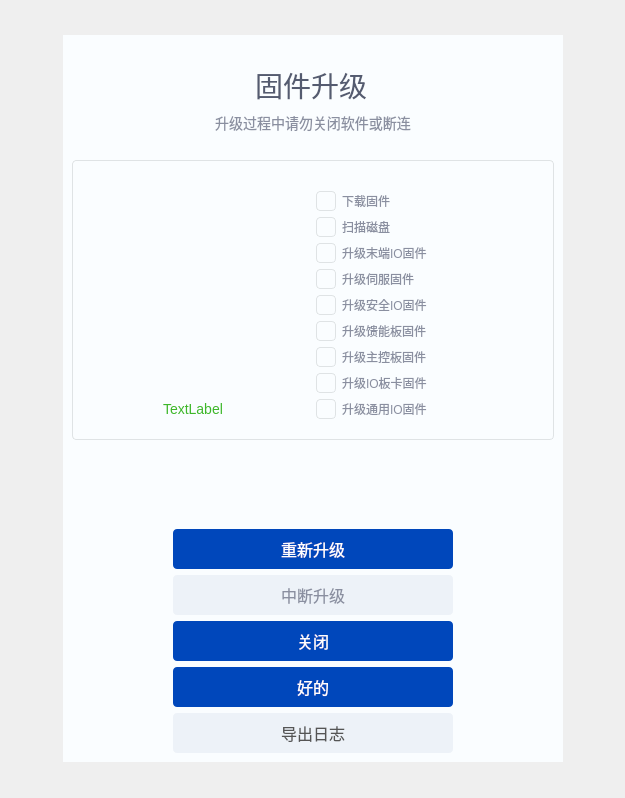
<?xml version="1.0" encoding="UTF-8"?>
<ui version="4.0">
 <class>Upgrade2Widget</class>
 <widget class="QWidget" name="Upgrade2Widget">
  <property name="geometry">
   <rect>
    <x>0</x>
    <y>0</y>
    <width>625</width>
    <height>798</height>
   </rect>
  </property>
  <property name="sizePolicy">
   <sizepolicy hsizetype="Expanding" vsizetype="Fixed">
    <horstretch>0</horstretch>
    <verstretch>0</verstretch>
   </sizepolicy>
  </property>
  <property name="minimumSize">
   <size>
    <width>500</width>
    <height>400</height>
   </size>
  </property>
  <property name="windowTitle">
   <string>Form</string>
  </property>
  <property name="styleSheet">
   <string notr="true"/>
  </property>
  <layout class="QGridLayout" name="gridLayout_2">
   <item row="1" column="2">
    <spacer name="horizontalSpacer_4">
     <property name="orientation">
      <enum>Qt::Horizontal</enum>
     </property>
     <property name="sizeHint" stdset="0">
      <size>
       <width>40</width>
       <height>20</height>
      </size>
     </property>
    </spacer>
   </item>
   <item row="1" column="0">
    <spacer name="horizontalSpacer_3">
     <property name="orientation">
      <enum>Qt::Horizontal</enum>
     </property>
     <property name="sizeHint" stdset="0">
      <size>
       <width>40</width>
       <height>20</height>
      </size>
     </property>
    </spacer>
   </item>
   <item row="1" column="1">
    <widget class="QWidget" name="widgetBox" native="true">
     <property name="minimumSize">
      <size>
       <width>500</width>
       <height>400</height>
      </size>
     </property>
     <property name="styleSheet">
      <string notr="true">background-color: #FAFDFF;
color:rgba(138,143,160,1);</string>
     </property>
     <layout class="QVBoxLayout" name="verticalLayout_2">
      <item>
       <layout class="QHBoxLayout" name="horizontalLayout">
        <item alignment="Qt::AlignHCenter|Qt::AlignBottom">
         <widget class="QLabel" name="label">
          <property name="sizePolicy">
           <sizepolicy hsizetype="Preferred" vsizetype="Fixed">
            <horstretch>0</horstretch>
            <verstretch>0</verstretch>
           </sizepolicy>
          </property>
          <property name="minimumSize">
           <size>
            <width>130</width>
            <height>60</height>
           </size>
          </property>
          <property name="sizeIncrement">
           <size>
            <width>0</width>
            <height>0</height>
           </size>
          </property>
          <property name="font">
           <font>
            <pointsize>-1</pointsize>
           </font>
          </property>
          <property name="styleSheet">
           <string notr="true">color:rgba(84,91,112,1);
font-size:28px;
padding-top:20px;</string>
          </property>
          <property name="text">
           <string>固件升级</string>
          </property>
         </widget>
        </item>
       </layout>
      </item>
      <item>
       <layout class="QVBoxLayout" name="verticalLayout">
        <property name="bottomMargin">
         <number>0</number>
        </property>
        <item alignment="Qt::AlignHCenter">
         <widget class="QLabel" name="label_2">
          <property name="minimumSize">
           <size>
            <width>390</width>
            <height>0</height>
           </size>
          </property>
          <property name="styleSheet">
           <string notr="true">font-size:14px;</string>
          </property>
          <property name="text">
           <string>升级过程中请勿关闭软件或断连</string>
          </property>
          <property name="alignment">
           <set>Qt::AlignCenter</set>
          </property>
          <property name="wordWrap">
           <bool>true</bool>
          </property>
         </widget>
        </item>
        <item>
         <spacer name="verticalSpacer_2">
          <property name="orientation">
           <enum>Qt::Vertical</enum>
          </property>
          <property name="sizeType">
           <enum>QSizePolicy::Fixed</enum>
          </property>
          <property name="sizeHint" stdset="0">
           <size>
            <width>20</width>
            <height>20</height>
           </size>
          </property>
         </spacer>
        </item>
        <item>
         <widget class="QWidget" name="widget" native="true">
          <property name="sizePolicy">
           <sizepolicy hsizetype="Expanding" vsizetype="Preferred">
            <horstretch>0</horstretch>
            <verstretch>0</verstretch>
           </sizepolicy>
          </property>
          <property name="minimumSize">
           <size>
            <width>400</width>
            <height>280</height>
           </size>
          </property>
          <property name="maximumSize">
           <size>
            <width>16777215</width>
            <height>280</height>
           </size>
          </property>
          <property name="styleSheet">
           <string notr="true">QWidget{
  border-radius: 4px;
  border: 0.5px solid #dfe3e5;
}</string>
          </property>
          <layout class="QGridLayout" name="gridLayout_4">
           <property name="leftMargin">
            <number>4</number>
           </property>
           <property name="topMargin">
            <number>10</number>
           </property>
           <property name="rightMargin">
            <number>4</number>
           </property>
           <property name="bottomMargin">
            <number>0</number>
           </property>
           <item row="1" column="1">
            <layout class="QHBoxLayout" name="horizontalLayout_4">
             <property name="rightMargin">
              <number>0</number>
             </property>
             <property name="bottomMargin">
              <number>0</number>
             </property>
             <item>
              <layout class="QVBoxLayout" name="verticalLayout_3">
               <property name="bottomMargin">
                <number>0</number>
               </property>
               <item alignment="Qt::AlignHCenter">
                <widget class="QWidget" name="roundProgressBarWidget" native="true">
                 <property name="sizePolicy">
                  <sizepolicy hsizetype="Preferred" vsizetype="Preferred">
                   <horstretch>0</horstretch>
                   <verstretch>0</verstretch>
                  </sizepolicy>
                 </property>
                 <property name="minimumSize">
                  <size>
                   <width>160</width>
                   <height>160</height>
                  </size>
                 </property>
                 <property name="maximumSize">
                  <size>
                   <width>160</width>
                   <height>160</height>
                  </size>
                 </property>
                 <property name="styleSheet">
                  <string notr="true">border:none;

</string>
                 </property>
                 <layout class="QGridLayout" name="gridLayout_5">
                  <property name="leftMargin">
                   <number>0</number>
                  </property>
                  <property name="topMargin">
                   <number>0</number>
                  </property>
                  <property name="rightMargin">
                   <number>0</number>
                  </property>
                  <property name="bottomMargin">
                   <number>0</number>
                  </property>
                 </layout>
                </widget>
               </item>
               <item>
                <widget class="QLabel" name="labelAllUpgradeStatus">
                 <property name="sizePolicy">
                  <sizepolicy hsizetype="Expanding" vsizetype="Preferred">
                   <horstretch>0</horstretch>
                   <verstretch>0</verstretch>
                  </sizepolicy>
                 </property>
                 <property name="minimumSize">
                  <size>
                   <width>160</width>
                   <height>30</height>
                  </size>
                 </property>
                 <property name="maximumSize">
                  <size>
                   <width>16777215</width>
                   <height>40</height>
                  </size>
                 </property>
                 <property name="font">
                  <font>
                   <pointsize>-1</pointsize>
                  </font>
                 </property>
                 <property name="styleSheet">
                  <string notr="true">color:rgba(84,91,112,1);
border: none;
font-size:18px;</string>
                 </property>
                 <property name="text">
                  <string/>
                 </property>
                 <property name="alignment">
                  <set>Qt::AlignCenter</set>
                 </property>
                </widget>
               </item>
               <item alignment="Qt::AlignHCenter">
                <widget class="QLabel" name="labelUpdateDiskStatus">
                 <property name="sizePolicy">
                  <sizepolicy hsizetype="Preferred" vsizetype="Fixed">
                   <horstretch>0</horstretch>
                   <verstretch>0</verstretch>
                  </sizepolicy>
                 </property>
                 <property name="minimumSize">
                  <size>
                   <width>0</width>
                   <height>20</height>
                  </size>
                 </property>
                 <property name="styleSheet">
                  <string notr="true">border:none;
color: rgba(62,183,42,1);
font-size:14px;</string>
                 </property>
                 <property name="text">
                  <string>TextLabel</string>
                 </property>
                 <property name="alignment">
                  <set>Qt::AlignLeading|Qt::AlignLeft|Qt::AlignVCenter</set>
                 </property>
                </widget>
               </item>
              </layout>
             </item>
             <item>
              <layout class="QGridLayout" name="gridLayout">
               <property name="rightMargin">
                <number>20</number>
               </property>
               <item row="1" column="1">
                <widget class="QLabel" name="labelDiskCheck">
                 <property name="sizePolicy">
                  <sizepolicy hsizetype="Expanding" vsizetype="Preferred">
                   <horstretch>0</horstretch>
                   <verstretch>0</verstretch>
                  </sizepolicy>
                 </property>
                 <property name="font">
                  <font>
                   <pointsize>-1</pointsize>
                  </font>
                 </property>
                 <property name="styleSheet">
                  <string notr="true">border: none;
font-size:12px;</string>
                 </property>
                 <property name="text">
                  <string>扫描磁盘</string>
                 </property>
                </widget>
               </item>
               <item row="8" column="0">
                <widget class="QLabel" name="labelUnIOIcon">
                 <property name="sizePolicy">
                  <sizepolicy hsizetype="Fixed" vsizetype="Fixed">
                   <horstretch>0</horstretch>
                   <verstretch>0</verstretch>
                  </sizepolicy>
                 </property>
                 <property name="minimumSize">
                  <size>
                   <width>20</width>
                   <height>20</height>
                  </size>
                 </property>
                 <property name="maximumSize">
                  <size>
                   <width>20</width>
                   <height>20</height>
                  </size>
                 </property>
                 <property name="styleSheet">
                  <string notr="true">border-image: url(:/image/images2/Icon_do_disable.png);</string>
                 </property>
                 <property name="text">
                  <string/>
                 </property>
                </widget>
               </item>
               <item row="1" column="0">
                <widget class="QLabel" name="labelDiskCheckIcon">
                 <property name="sizePolicy">
                  <sizepolicy hsizetype="Fixed" vsizetype="Fixed">
                   <horstretch>0</horstretch>
                   <verstretch>0</verstretch>
                  </sizepolicy>
                 </property>
                 <property name="minimumSize">
                  <size>
                   <width>20</width>
                   <height>20</height>
                  </size>
                 </property>
                 <property name="maximumSize">
                  <size>
                   <width>20</width>
                   <height>20</height>
                  </size>
                 </property>
                 <property name="styleSheet">
                  <string notr="true">border-image: url(:/image/images2/Icon_do_disable.png);</string>
                 </property>
                 <property name="text">
                  <string/>
                 </property>
                </widget>
               </item>
               <item row="8" column="1">
                <widget class="QLabel" name="labelUnIO">
                 <property name="sizePolicy">
                  <sizepolicy hsizetype="Expanding" vsizetype="Preferred">
                   <horstretch>0</horstretch>
                   <verstretch>0</verstretch>
                  </sizepolicy>
                 </property>
                 <property name="font">
                  <font>
                   <pointsize>-1</pointsize>
                  </font>
                 </property>
                 <property name="styleSheet">
                  <string notr="true">border: none;
font-size:12px;</string>
                 </property>
                 <property name="text">
                  <string>升级通用IO固件</string>
                 </property>
                </widget>
               </item>
               <item row="7" column="1">
                <widget class="QLabel" name="labelIOFirmware">
                 <property name="sizePolicy">
                  <sizepolicy hsizetype="Expanding" vsizetype="Preferred">
                   <horstretch>0</horstretch>
                   <verstretch>0</verstretch>
                  </sizepolicy>
                 </property>
                 <property name="font">
                  <font>
                   <pointsize>-1</pointsize>
                  </font>
                 </property>
                 <property name="styleSheet">
                  <string notr="true">border: none;
font-size:12px;</string>
                 </property>
                 <property name="text">
                  <string>升级IO板卡固件</string>
                 </property>
                </widget>
               </item>
               <item row="7" column="0">
                <widget class="QLabel" name="labelIOFirmwareIcon">
                 <property name="sizePolicy">
                  <sizepolicy hsizetype="Fixed" vsizetype="Fixed">
                   <horstretch>0</horstretch>
                   <verstretch>0</verstretch>
                  </sizepolicy>
                 </property>
                 <property name="minimumSize">
                  <size>
                   <width>20</width>
                   <height>20</height>
                  </size>
                 </property>
                 <property name="maximumSize">
                  <size>
                   <width>20</width>
                   <height>20</height>
                  </size>
                 </property>
                 <property name="styleSheet">
                  <string notr="true">border-image: url(:/image/images2/Icon_do_disable.png);</string>
                 </property>
                 <property name="text">
                  <string/>
                 </property>
                </widget>
               </item>
               <item row="0" column="1">
                <widget class="QLabel" name="labelDownloadFirmware">
                 <property name="sizePolicy">
                  <sizepolicy hsizetype="Expanding" vsizetype="Preferred">
                   <horstretch>0</horstretch>
                   <verstretch>0</verstretch>
                  </sizepolicy>
                 </property>
                 <property name="maximumSize">
                  <size>
                   <width>16777215</width>
                   <height>20</height>
                  </size>
                 </property>
                 <property name="font">
                  <font>
                   <pointsize>-1</pointsize>
                  </font>
                 </property>
                 <property name="styleSheet">
                  <string notr="true">font-size:12px;
border: none;</string>
                 </property>
                 <property name="text">
                  <string>下载固件</string>
                 </property>
                </widget>
               </item>
               <item row="0" column="0">
                <widget class="QLabel" name="labelDownloadFirmwareIcon">
                 <property name="sizePolicy">
                  <sizepolicy hsizetype="Fixed" vsizetype="Fixed">
                   <horstretch>0</horstretch>
                   <verstretch>0</verstretch>
                  </sizepolicy>
                 </property>
                 <property name="minimumSize">
                  <size>
                   <width>20</width>
                   <height>20</height>
                  </size>
                 </property>
                 <property name="maximumSize">
                  <size>
                   <width>20</width>
                   <height>20</height>
                  </size>
                 </property>
                 <property name="styleSheet">
                  <string notr="true">border-image: url(:/image/images2/Icon_do_disable.png);</string>
                 </property>
                 <property name="text">
                  <string/>
                 </property>
                </widget>
               </item>
               <item row="2" column="1">
                <widget class="QLabel" name="labelTerminal">
                 <property name="sizePolicy">
                  <sizepolicy hsizetype="Expanding" vsizetype="Preferred">
                   <horstretch>0</horstretch>
                   <verstretch>0</verstretch>
                  </sizepolicy>
                 </property>
                 <property name="font">
                  <font>
                   <pointsize>-1</pointsize>
                  </font>
                 </property>
                 <property name="styleSheet">
                  <string notr="true">border: none;
font-size:12px;</string>
                 </property>
                 <property name="text">
                  <string>升级末端IO固件</string>
                 </property>
                </widget>
               </item>
               <item row="2" column="0">
                <widget class="QLabel" name="labelTerminalIcon">
                 <property name="sizePolicy">
                  <sizepolicy hsizetype="Fixed" vsizetype="Fixed">
                   <horstretch>0</horstretch>
                   <verstretch>0</verstretch>
                  </sizepolicy>
                 </property>
                 <property name="minimumSize">
                  <size>
                   <width>20</width>
                   <height>20</height>
                  </size>
                 </property>
                 <property name="maximumSize">
                  <size>
                   <width>20</width>
                   <height>20</height>
                  </size>
                 </property>
                 <property name="styleSheet">
                  <string notr="true">border-image: url(:/image/images2/Icon_do_disable.png);</string>
                 </property>
                 <property name="text">
                  <string/>
                 </property>
                </widget>
               </item>
               <item row="3" column="1">
                <widget class="QLabel" name="labelServo">
                 <property name="sizePolicy">
                  <sizepolicy hsizetype="Expanding" vsizetype="Preferred">
                   <horstretch>0</horstretch>
                   <verstretch>0</verstretch>
                  </sizepolicy>
                 </property>
                 <property name="font">
                  <font>
                   <pointsize>-1</pointsize>
                  </font>
                 </property>
                 <property name="styleSheet">
                  <string notr="true">border: none;
font-size:12px;</string>
                 </property>
                 <property name="text">
                  <string>升级伺服固件</string>
                 </property>
                </widget>
               </item>
               <item row="3" column="0">
                <widget class="QLabel" name="labelServoIcon">
                 <property name="sizePolicy">
                  <sizepolicy hsizetype="Fixed" vsizetype="Fixed">
                   <horstretch>0</horstretch>
                   <verstretch>0</verstretch>
                  </sizepolicy>
                 </property>
                 <property name="minimumSize">
                  <size>
                   <width>20</width>
                   <height>20</height>
                  </size>
                 </property>
                 <property name="maximumSize">
                  <size>
                   <width>20</width>
                   <height>20</height>
                  </size>
                 </property>
                 <property name="styleSheet">
                  <string notr="true">border-image: url(:/image/images2/Icon_do_disable.png);</string>
                 </property>
                 <property name="text">
                  <string/>
                 </property>
                </widget>
               </item>
               <item row="6" column="0">
                <widget class="QLabel" name="labelMainControlIcon">
                 <property name="sizePolicy">
                  <sizepolicy hsizetype="Fixed" vsizetype="Fixed">
                   <horstretch>0</horstretch>
                   <verstretch>0</verstretch>
                  </sizepolicy>
                 </property>
                 <property name="minimumSize">
                  <size>
                   <width>20</width>
                   <height>20</height>
                  </size>
                 </property>
                 <property name="maximumSize">
                  <size>
                   <width>20</width>
                   <height>20</height>
                  </size>
                 </property>
                 <property name="styleSheet">
                  <string notr="true">border-image: url(:/image/images2/Icon_do_disable.png);</string>
                 </property>
                 <property name="text">
                  <string/>
                 </property>
                </widget>
               </item>
               <item row="6" column="1">
                <widget class="QLabel" name="labelMainControl">
                 <property name="sizePolicy">
                  <sizepolicy hsizetype="Expanding" vsizetype="Preferred">
                   <horstretch>0</horstretch>
                   <verstretch>0</verstretch>
                  </sizepolicy>
                 </property>
                 <property name="font">
                  <font>
                   <pointsize>-1</pointsize>
                  </font>
                 </property>
                 <property name="styleSheet">
                  <string notr="true">border: none;
font-size:12px;</string>
                 </property>
                 <property name="text">
                  <string>升级主控板固件</string>
                 </property>
                </widget>
               </item>
               <item row="5" column="1">
                <widget class="QLabel" name="labelFeedback">
                 <property name="sizePolicy">
                  <sizepolicy hsizetype="Expanding" vsizetype="Preferred">
                   <horstretch>0</horstretch>
                   <verstretch>0</verstretch>
                  </sizepolicy>
                 </property>
                 <property name="font">
                  <font>
                   <pointsize>-1</pointsize>
                  </font>
                 </property>
                 <property name="styleSheet">
                  <string notr="true">border: none;
font-size:12px;</string>
                 </property>
                 <property name="text">
                  <string>升级馈能板固件</string>
                 </property>
                </widget>
               </item>
               <item row="4" column="1">
                <widget class="QLabel" name="labelSafeIO">
                 <property name="sizePolicy">
                  <sizepolicy hsizetype="Expanding" vsizetype="Preferred">
                   <horstretch>0</horstretch>
                   <verstretch>0</verstretch>
                  </sizepolicy>
                 </property>
                 <property name="font">
                  <font>
                   <pointsize>-1</pointsize>
                  </font>
                 </property>
                 <property name="styleSheet">
                  <string notr="true">border: none;
font-size:12px;</string>
                 </property>
                 <property name="text">
                  <string>升级安全IO固件</string>
                 </property>
                </widget>
               </item>
               <item row="5" column="0">
                <widget class="QLabel" name="labelFeedbackIcon">
                 <property name="sizePolicy">
                  <sizepolicy hsizetype="Fixed" vsizetype="Fixed">
                   <horstretch>0</horstretch>
                   <verstretch>0</verstretch>
                  </sizepolicy>
                 </property>
                 <property name="minimumSize">
                  <size>
                   <width>20</width>
                   <height>20</height>
                  </size>
                 </property>
                 <property name="maximumSize">
                  <size>
                   <width>20</width>
                   <height>20</height>
                  </size>
                 </property>
                 <property name="styleSheet">
                  <string notr="true">border-image: url(:/image/images2/Icon_do_disable.png);</string>
                 </property>
                 <property name="text">
                  <string/>
                 </property>
                </widget>
               </item>
               <item row="4" column="0">
                <widget class="QLabel" name="labelSafeIOIcon">
                 <property name="sizePolicy">
                  <sizepolicy hsizetype="Fixed" vsizetype="Fixed">
                   <horstretch>0</horstretch>
                   <verstretch>0</verstretch>
                  </sizepolicy>
                 </property>
                 <property name="minimumSize">
                  <size>
                   <width>20</width>
                   <height>20</height>
                  </size>
                 </property>
                 <property name="maximumSize">
                  <size>
                   <width>20</width>
                   <height>20</height>
                  </size>
                 </property>
                 <property name="styleSheet">
                  <string notr="true">border-image: url(:/image/images2/Icon_do_disable.png);</string>
                 </property>
                 <property name="text">
                  <string/>
                 </property>
                </widget>
               </item>
              </layout>
             </item>
            </layout>
           </item>
          </layout>
         </widget>
        </item>
        <item>
         <spacer name="verticalSpacer_3">
          <property name="orientation">
           <enum>Qt::Vertical</enum>
          </property>
          <property name="sizeType">
           <enum>QSizePolicy::Fixed</enum>
          </property>
          <property name="sizeHint" stdset="0">
           <size>
            <width>20</width>
            <height>15</height>
           </size>
          </property>
         </spacer>
        </item>
        <item>
         <layout class="QHBoxLayout" name="horizontalLayout_3">
          <property name="bottomMargin">
           <number>0</number>
          </property>
          <item>
           <spacer name="horizontalSpacer">
            <property name="orientation">
             <enum>Qt::Horizontal</enum>
            </property>
            <property name="sizeType">
             <enum>QSizePolicy::Fixed</enum>
            </property>
            <property name="sizeHint" stdset="0">
             <size>
              <width>0</width>
              <height>20</height>
             </size>
            </property>
           </spacer>
          </item>
          <item alignment="Qt::AlignHCenter">
           <widget class="QLabel" name="labelWarningIcon">
            <property name="minimumSize">
             <size>
              <width>32</width>
              <height>32</height>
             </size>
            </property>
            <property name="maximumSize">
             <size>
              <width>32</width>
              <height>32</height>
             </size>
            </property>
            <property name="styleSheet">
             <string notr="true">border-image: url(:/image/images2/icon_warning.png);
color: gray;</string>
            </property>
            <property name="text">
             <string/>
            </property>
           </widget>
          </item>
          <item>
           <widget class="QLabel" name="labelWarningStatus">
            <property name="minimumSize">
             <size>
              <width>345</width>
              <height>0</height>
             </size>
            </property>
            <property name="font">
             <font>
              <pointsize>-1</pointsize>
              <weight>43</weight>
              <bold>false</bold>
             </font>
            </property>
            <property name="styleSheet">
             <string notr="true">font-size:16px;
font-weight: 350;</string>
            </property>
            <property name="text">
             <string/>
            </property>
            <property name="wordWrap">
             <bool>true</bool>
            </property>
           </widget>
          </item>
          <item>
           <spacer name="horizontalSpacer_2">
            <property name="orientation">
             <enum>Qt::Horizontal</enum>
            </property>
            <property name="sizeType">
             <enum>QSizePolicy::Expanding</enum>
            </property>
            <property name="sizeHint" stdset="0">
             <size>
              <width>0</width>
              <height>20</height>
             </size>
            </property>
           </spacer>
          </item>
         </layout>
        </item>
        <item>
         <spacer name="verticalSpacer_4">
          <property name="orientation">
           <enum>Qt::Vertical</enum>
          </property>
          <property name="sizeType">
           <enum>QSizePolicy::Maximum</enum>
          </property>
          <property name="sizeHint" stdset="0">
           <size>
            <width>20</width>
            <height>30</height>
           </size>
          </property>
         </spacer>
        </item>
        <item alignment="Qt::AlignHCenter">
         <widget class="QPushButton" name="btnRestart">
          <property name="sizePolicy">
           <sizepolicy hsizetype="Fixed" vsizetype="Fixed">
            <horstretch>0</horstretch>
            <verstretch>0</verstretch>
           </sizepolicy>
          </property>
          <property name="minimumSize">
           <size>
            <width>280</width>
            <height>40</height>
           </size>
          </property>
          <property name="maximumSize">
           <size>
            <width>280</width>
            <height>40</height>
           </size>
          </property>
          <property name="styleSheet">
           <string notr="true">    background: #0047bb;
    border-radius: 4px;
    color: rgb(255, 255, 255);
    font-size: 16px;</string>
          </property>
          <property name="text">
           <string>重新升级</string>
          </property>
         </widget>
        </item>
        <item alignment="Qt::AlignHCenter">
         <widget class="QPushButton" name="btnInterrupt">
          <property name="sizePolicy">
           <sizepolicy hsizetype="Fixed" vsizetype="Fixed">
            <horstretch>0</horstretch>
            <verstretch>0</verstretch>
           </sizepolicy>
          </property>
          <property name="minimumSize">
           <size>
            <width>280</width>
            <height>40</height>
           </size>
          </property>
          <property name="maximumSize">
           <size>
            <width>280</width>
            <height>40</height>
           </size>
          </property>
          <property name="styleSheet">
           <string notr="true">background: #edf2f8;
border-radius: 4px;
color: #8A8FA0;
font-size: 16px;</string>
          </property>
          <property name="text">
           <string>中断升级</string>
          </property>
         </widget>
        </item>
        <item alignment="Qt::AlignHCenter">
         <widget class="QPushButton" name="btnDownClose">
          <property name="sizePolicy">
           <sizepolicy hsizetype="Fixed" vsizetype="Fixed">
            <horstretch>0</horstretch>
            <verstretch>0</verstretch>
           </sizepolicy>
          </property>
          <property name="minimumSize">
           <size>
            <width>280</width>
            <height>40</height>
           </size>
          </property>
          <property name="maximumSize">
           <size>
            <width>280</width>
            <height>40</height>
           </size>
          </property>
          <property name="styleSheet">
           <string notr="true">    background: #0047bb;
    border-radius: 4px;
    color: rgb(255, 255, 255);
    font-size: 16px;</string>
          </property>
          <property name="text">
           <string>关闭</string>
          </property>
         </widget>
        </item>
        <item alignment="Qt::AlignHCenter">
         <widget class="QPushButton" name="btnOK">
          <property name="sizePolicy">
           <sizepolicy hsizetype="Fixed" vsizetype="Fixed">
            <horstretch>0</horstretch>
            <verstretch>0</verstretch>
           </sizepolicy>
          </property>
          <property name="minimumSize">
           <size>
            <width>280</width>
            <height>40</height>
           </size>
          </property>
          <property name="maximumSize">
           <size>
            <width>280</width>
            <height>40</height>
           </size>
          </property>
          <property name="styleSheet">
           <string notr="true">    background: #0047bb;
    border-radius: 4px;
    color: rgb(255, 255, 255);
    font-size: 16px;</string>
          </property>
          <property name="text">
           <string>好的</string>
          </property>
         </widget>
        </item>
        <item alignment="Qt::AlignHCenter">
         <widget class="QPushButton" name="btnExportLog">
          <property name="sizePolicy">
           <sizepolicy hsizetype="Fixed" vsizetype="Fixed">
            <horstretch>0</horstretch>
            <verstretch>0</verstretch>
           </sizepolicy>
          </property>
          <property name="minimumSize">
           <size>
            <width>280</width>
            <height>40</height>
           </size>
          </property>
          <property name="maximumSize">
           <size>
            <width>280</width>
            <height>40</height>
           </size>
          </property>
          <property name="styleSheet">
           <string notr="true">background-color: rgb(237, 242, 248);
border-radius: 4px;
color: rgb(85, 85, 85);
font-size: 16px;</string>
          </property>
          <property name="text">
           <string>导出日志</string>
          </property>
         </widget>
        </item>
       </layout>
      </item>
     </layout>
    </widget>
   </item>
   <item row="0" column="1">
    <spacer name="verticalSpacer">
     <property name="orientation">
      <enum>Qt::Vertical</enum>
     </property>
     <property name="sizeHint" stdset="0">
      <size>
       <width>20</width>
       <height>40</height>
      </size>
     </property>
    </spacer>
   </item>
   <item row="2" column="1">
    <spacer name="verticalSpacer_6">
     <property name="orientation">
      <enum>Qt::Vertical</enum>
     </property>
     <property name="sizeHint" stdset="0">
      <size>
       <width>20</width>
       <height>40</height>
      </size>
     </property>
    </spacer>
   </item>
  </layout>
 </widget>
 <resources/>
 <connections/>
</ui>
